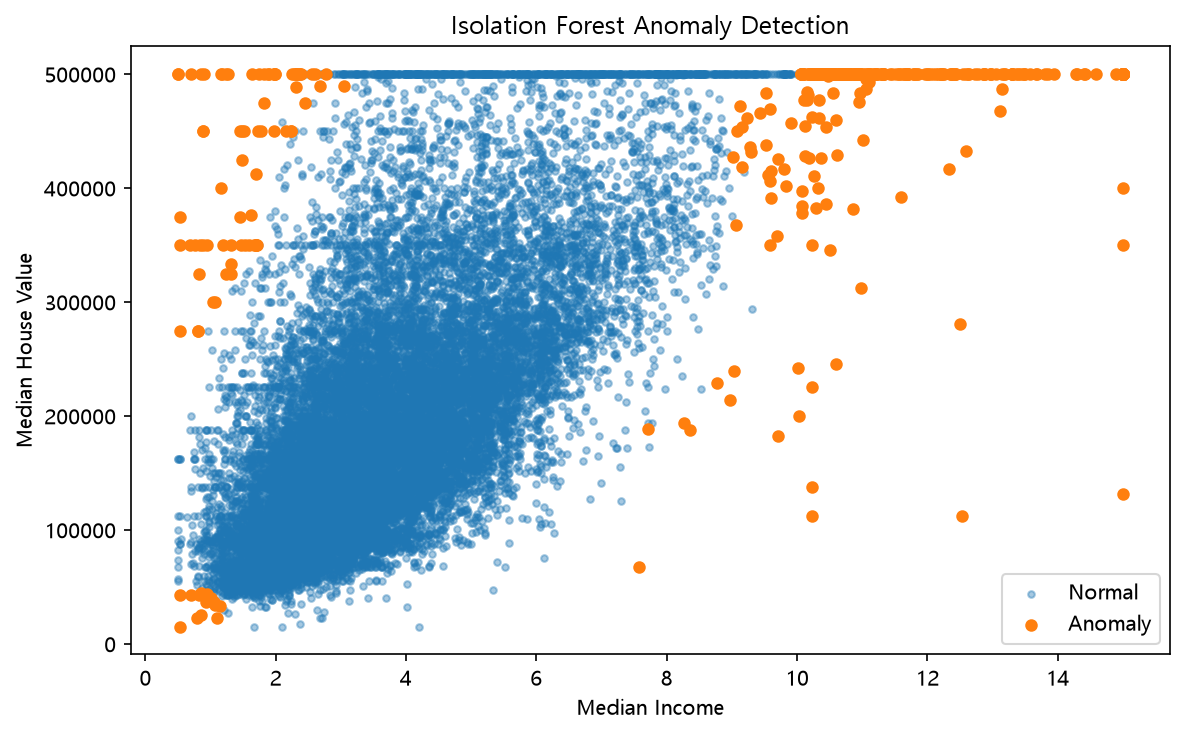

Here is the Python script that generated this plot:
#Isolation Forest는
# 무작위 Feature와 분할값으로 관측치를 고립시키고,
# 더 적은 분할로 고립되는 데이터를 이상치로 판단하는 방식
import pandas as pd
import matplotlib.pyplot as plt
from sklearn.ensemble import IsolationForest

plt.rc("font", family="Malgun Gothic")
plt.rcParams["axes.unicode_minus"] = False

# California Housing 데이터
housing = pd.read_csv("../datasets/housing/housing.csv")

# 처음에는 2개 Feature만 사용하여 Isolation Forest 결과를 시각적으로 확인
features = ["median_income", "median_house_value"]
X = housing[features].copy()

model = IsolationForest(
    contamination=0.02,  # 전체 데이터 중 이상치로 판단할 비율
    random_state=42      # 실행할 때마다 같은 결과가 나오도록 설정
)

X["anomaly"] = model.fit_predict(X[features])       # 정상=1, 이상치=-1
X["anomaly_score"] = model.decision_function(X[features])  # 값이 작을수록 상대적으로 이상함

normal = X[X["anomaly"] == 1]
anomaly = X[X["anomaly"] == -1]

print("=== Isolation Forest ===")
print(f"전체 데이터 수: {len(X)}")
print(f"정상 데이터 수: {len(normal)}")
print(f"이상치 수: {len(anomaly)}")

# anomaly score가 작은 데이터부터 확인
print("\nAnomaly Score가 낮은 상위 10개")
print(X.sort_values("anomaly_score").head(10))

# median_income × median_house_value에서 정상/이상치 비교
plt.figure(figsize=(8, 5))
plt.scatter(normal["median_income"], normal["median_house_value"],
            s=10, alpha=0.4, label="Normal")
plt.scatter(anomaly["median_income"], anomaly["median_house_value"],
            s=25, label="Anomaly")

plt.title("Isolation Forest Anomaly Detection")
plt.xlabel("Median Income")
plt.ylabel("Median House Value")
plt.legend()
plt.tight_layout()
plt.savefig("03_isolation_forest.png", dpi=150, bbox_inches="tight")  # md에서 사용할 이미지
plt.show()
